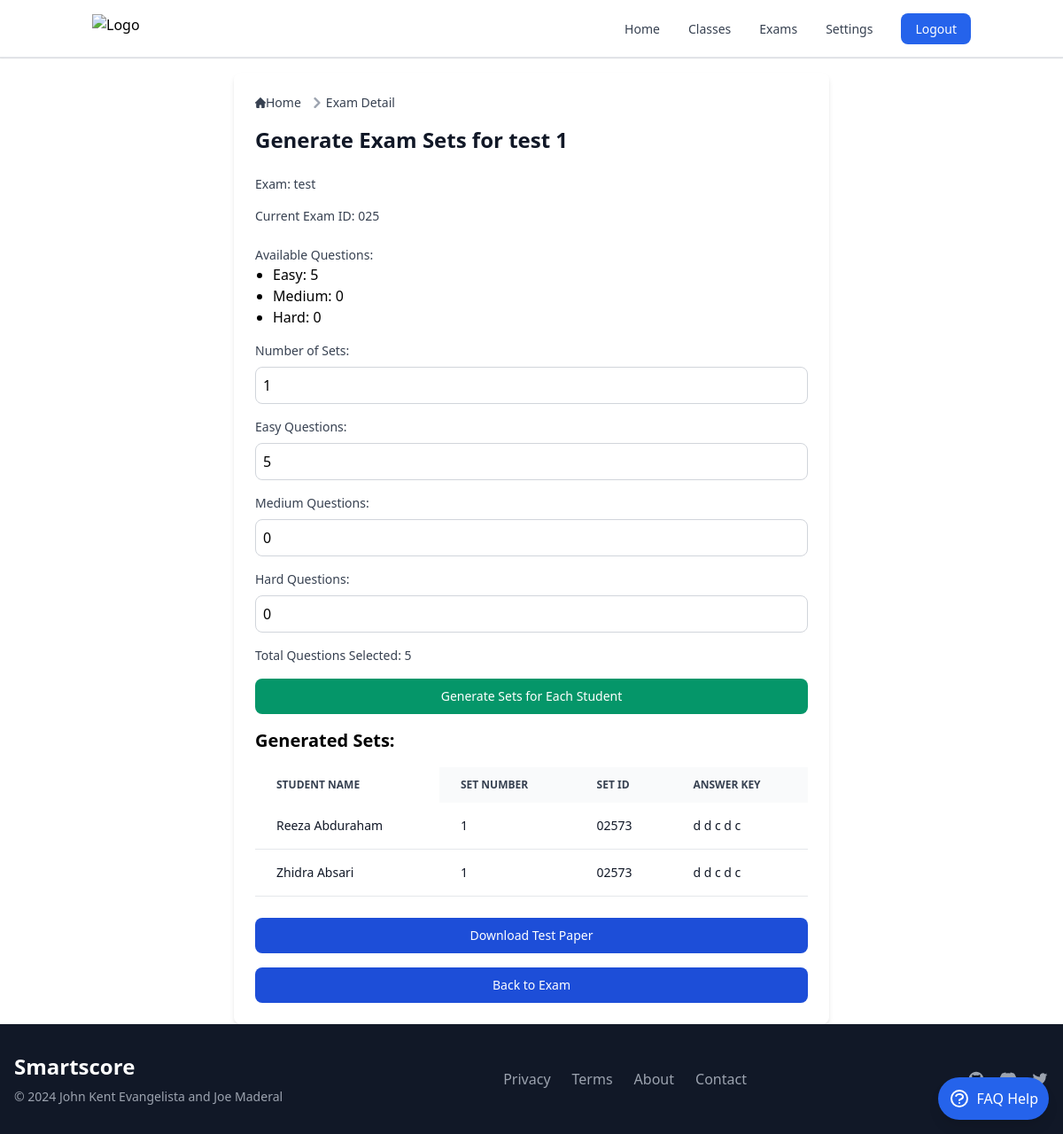
Screenshot of /exams/26/26/generate-sets/ (signed in) with the database file from the repository.
### smartscoreapp/models.py (models this page shows, shortened)
class Class(models.Model):
    name = models.CharField(max_length=100)
    description = models.TextField(blank=True)
    user = models.ForeignKey(settings.AUTH_USER_MODEL, on_delete=models.CASCADE)

class Exam(models.Model):
    exam_id = models.CharField(max_length=3, unique=True, editable=False)
    name = models.CharField(max_length=50)
    class_assigned = models.ForeignKey(Class, related_name='exams', on_delete=models.SET_NULL, null=True)  # Set to NULL on class deletion
    questions = models.ManyToManyField(Question, related_name='exams')
    set_id = models.CharField(max_length=6, unique=True, blank=True)
    instructions = models.TextField(blank=True, null=True)
    time_limit = models.IntegerField(null=True, blank=True)

class TestSet(models.Model):
    exam = models.ForeignKey(Exam, on_delete=models.CASCADE)
    student = models.ForeignKey(Student, on_delete=models.CASCADE)
    set_no = models.IntegerField()
    set_id = models.CharField(max_length=5, blank=True)  # Removed unique=True
    questions = models.ManyToManyField('Question', related_name='test_sets', blank=True)
    answer_key = models.CharField(max_length=255, blank=True)
    class Meta:
        unique_together = [['exam', 'student']]  # Ensure one test set per student per exam

class Student(models.Model):
    first_name = models.CharField(max_length=50)
    last_name = models.CharField(max_length=50)
    middle_initial = models.CharField(max_length=1, blank=True)
    student_id = models.CharField(max_length=12, blank=True)  # Not unique
    assigned_class = models.ForeignKey(Class, on_delete=models.CASCADE, related_name='students', null=False)
    short_id = models.CharField(max_length=8, editable=False, null=True, blank=True)
    class Meta:
        unique_together = ('first_name', 'last_name', 'middle_initial', 'assigned_class', 'short_id')

### smartscoreapp/views.py (the view, shortened to what this page needs)
# urls.py: path('exams/<int:class_id>/<int:exam_id>/generate-sets/', generate_exam_sets, name='generate_sets'),
@login_required
def generate_exam_sets(request, class_id, exam_id):
    exam = get_object_or_404(Exam, id=exam_id)
    current_class = get_object_or_404(Class, id=class_id)
    easy_questions = list(exam.questions.filter(difficulty='Easy'))
    medium_questions = list(exam.questions.filter(difficulty='Medium'))
    hard_questions = list(exam.questions.filter(difficulty='Hard'))
    easy_count = len(easy_questions)
    medium_count = len(medium_questions)
    hard_count = len(hard_questions)
    context = {
        'exam': exam,
        'current_class': current_class,
        'generated_sets': TestSet.objects.filter(exam=exam, student__in=current_class.students.all()).order_by('student__last_name', 'student__first_name'),
        'easy_count': easy_count,
        'medium_count': medium_count,
        'hard_count': hard_count,
    }
    return render(request, 'exams/generate_sets.html', context)

### templates/exams/generate_sets.html (shortened to what this page needs)
{% extends 'base.html' %}
{% block content %}
<div class="max-w-2xl mx-auto p-6 bg-white shadow-md rounded-lg">
  <nav class="flex mb-4" aria-label="Breadcrumb">
    <ol class="inline-flex items-center space-x-1 md:space-x-2 rtl:space-x-reverse">
      <li class="inline-flex items-center">
        <a href="{% url 'index' %}" class="inline-flex items-center text-sm font-medium text-gray-700 hover:text-blue-600 dark:text-gray-400 dark:hover:text-white">
          Home
        </a>
      </li>
      <li class="flex items-center">
        <svg class="rtl:rotate-180 w-3 h-3 text-gray-400 mx-1" aria-hidden="true" xmlns="http://www.w3.org/2000/svg" fill="none" viewBox="0 0 6 10">
          <path stroke="currentColor" stroke-linecap="round" stroke-linejoin="round" stroke-width="2" d="m1 9 4-4-4-4"/>
        </svg>
        <a href="{% url 'exam_detail' exam.id %}" class="text-sm font-medium text-gray-700 hover:text-blue-600 dark:text-gray-400 dark:hover:text-white">Exam Detail</a>
      </li>
    </ol>
  </nav>
  <h1 class="text-2xl font-semibold text-gray-900 dark:text-white mb-6">Generate Exam Sets for {{ current_class.name }}</h1>
  <p class="text-sm font-medium text-gray-700 mb-4">Exam: {{ exam.name }}</p>
  <p class="text-sm font-medium text-gray-700 mb-4">Current Exam ID: {{ exam.exam_id }}</p>
  <form id="generate-sets-form" action="{% url 'generate_exam_sets' current_class.id exam.id %}" method="POST" class="mt-6">
    <div class="mb-4">
      <p class="text-sm font-medium text-gray-700">Available Questions:</p>
      <ul class="list-disc pl-5">
        <li>Easy: {{ easy_count }}</li>
        <li>Medium: {{ medium_count }}</li>
        <li>Hard: {{ hard_count }}</li>
      </ul>
    </div>
    <div class="mb-4">
      <label for="num_sets" class="block mb-2 text-sm font-medium text-gray-700">Number of Sets:</label>
      <input type="number" id="num_sets" name="num_sets" min="1" value="1" required class="block w-full p-2 border border-gray-300 rounded-lg">
    </div>
    <div class="mb-4">
      <label for="easy_questions" class="block mb-2 text-sm font-medium text-gray-700">Easy Questions:</label>
      <input type="number" id="easy_questions" name="easy_questions" min="0" value="{{ easy_count }}" class="block w-full p-2 border border-gray-300 rounded-lg">
    </div>
    <div class="mb-4">
      <label for="medium_questions" class="block mb-2 text-sm font-medium text-gray-700">Medium Questions:</label>
      <input type="number" id="medium_questions" name="medium_questions" min="0" value="{{ medium_count }}" class="block w-full p-2 border border-gray-300 rounded-lg">
    </div>
    <div class="mb-4">
      <label for="hard_questions" class="block mb-2 text-sm font-medium text-gray-700">Hard Questions:</label>
      <input type="number" id="hard_questions" name="hard_questions" min="0" value="{{ hard_count }}" class="block w-full p-2 border border-gray-300 rounded-lg">
    </div>
    <div class="mb-4">
      <p class="text-sm font-medium text-gray-700">Total Questions Selected: <span id="total-questions">0</span></p>
    </div>
    <button type="submit" class="block w-full text-white bg-green-600 hover:bg-green-700 focus:ring-4 focus:outline-none focus:ring-green-300 font-medium rounded-lg text-sm px-5 py-2.5 text-center">
        Generate Sets for Each Student
    </button>
  </form>
  <div class="mt-4">
    {% if generated_sets %}
      <h2 class="text-xl font-bold mb-4">Generated Sets:</h2>
      <div class="relative overflow-x-auto max-h-80 mb-6">
        <table class="min-w-full text-sm text-left text-gray-500 dark:text-gray-400">
          <thead class="text-xs text-gray-700 uppercase bg-gray-50 dark:bg-gray-700 dark:text-gray-400">
            <tr>
              <th scope="col" class="px-6 py-3 sticky left-0 bg-white dark:bg-gray-800 z-10">
                Student Name
              </th>
              <th scope="col" class="px-6 py-3">Set Number</th>
              <th scope="col" class="px-6 py-3">Set ID</th>
              <th scope="col" class="px-6 py-3">Answer Key</th>
            </tr>
          </thead>
          <tbody>
            {% for test_set in generated_sets %}
              <tr class="bg-white border-b dark:bg-gray-800 dark:border-gray-700">
                <td class="px-6 py-4 font-medium text-gray-900 dark:text-white sticky left-0 bg-white dark:bg-gray-800">
                  {{ test_set.student.first_name }} {{ test_set.student.last_name }}
                </td>
                <td class="px-6 py-4 text-gray-900 dark:text-white">{{ test_set.set_no }}</td>
                <td class="px-6 py-4 text-gray-900 dark:text-white">{{ test_set.set_id }}</td>
                <td class="px-6 py-4 text-gray-900 dark:text-white">
                  {% if test_set.answer_key %}
                    {% for char in test_set.answer_key %}
                      {% if char == '0' %}a{% elif char == '1' %}b{% elif char == '2' %}c{% elif char == '3' %}d{% elif char == '4' %}e{% else %}{{ char }}{% endif %}{% if not forloop.last %} {% endif %}
                    {% endfor %}
                  {% else %}
                    -
                  {% endif %}
                </td>
              </tr>
            {% empty %}
              <tr class="bg-white border-b dark:bg-gray-800 dark:border-gray-700">
                <td colspan="4" class="px-6 py-4 text-center text-gray-500 dark:text-gray-400">No sets generated yet. Please ensure you have enough questions and sets specified.</td>
              </tr>
            {% endfor %}
          </tbody>
        </table>
      </div>
    {% endif %}
  </div>
  <div class="mt-6">
    <a href="{% url 'download_test_paper' current_class.id exam.id %}" class="block text-white bg-blue-700 hover:bg-blue-800 focus:ring-4 focus:outline-none focus:ring-blue-300 font-medium rounded-lg text-sm px-5 py-2.5 text-center dark:bg-blue-600 dark:hover:bg-blue-700 dark:focus:ring-blue-800">
      Download Test Paper
    </a>
</div>
    <a href="{% url 'exam_detail' exam.id %}" class="mt-4 block text-white bg-blue-700 hover:bg-blue-800 focus:ring-4 focus:outline-none focus:ring-blue-300 font-medium rounded-lg text-sm px-5 py-2.5 text-center dark:bg-blue-600 dark:hover:bg-blue-700 dark:focus:ring-blue-800">
      Back to Exam
    </a>
  </div>
</div>
{% endblock %}

### rows the page displays
Class: name "test 1"
Exam: name "test", exam_id "025"
TestSet: student.first_name "Reeza", student.last_name "Abduraham", set_no "1", set_id "02573", answer_key "d"
TestSet: student.first_name "Zhidra", student.last_name "Absari", set_no "1", set_id "02573", answer_key "d"

### other values shown
{{ easy_count }} "5"
{{ medium_count }} "0"
{{ hard_count }} "0"
